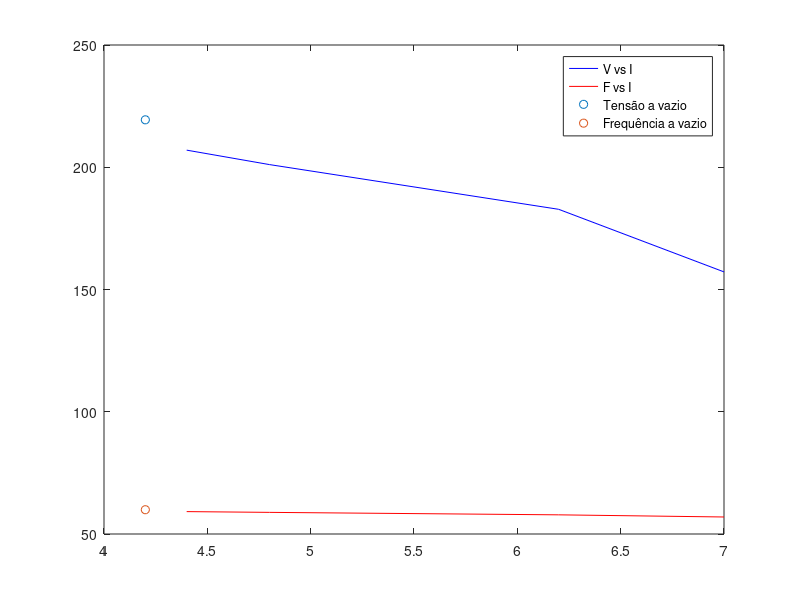

The MATLAB source for this figure:
% Nomes: 
%         Lucas Guimarães Braga   RA: 182543
%         Lucas Zenichi Terada    RA: 182775
%         Nícolas F. R. A. Prado  RA: 185142
%         Thiago H. C. da Cruz    RA: 187576

%curvas de regulação

V1 = [207 201.1 182.8 157.2];


I1 = [4.4 4.8 6.2 7.0];


f1 = [59.16 58.85 57.84 56.96 ];

V_vazio = [219.4];
I_vazio = [4.2];
f_vazio = [59.93];

plot(I1,V1,'b')
hold on
plot(I1,f1,'r')
hold on
scatter(I_vazio,V_vazio)
hold on
scatter(I_vazio,f_vazio)
legend('V vs I', 'F vs I', 'Tensão a vazio', 'Frequência a vazio')